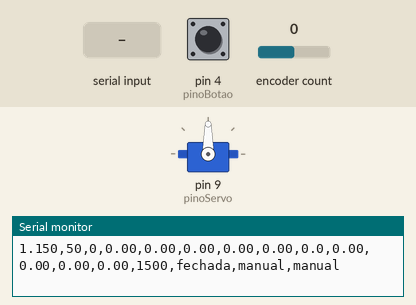
Bench run of a program on a simulated Arduino Mega 2560, built with avr-gcc and run on an emulated ATmega2560. Parts: servo, the last lines printed to the serial monitor. Inputs (shaded band) come from the test bench; at power-on: pin 4 (pinoBotao) HIGH, encoder count 0.

Above: at 1.2 s.
1.3 s: "a\n" received over Serial
At 2.3 s:
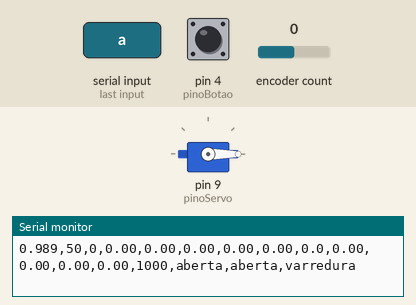
4.3 s: pin 4 (pinoBotao) pulled LOW for 0.15 s
7.3 s: "b,45\n" received over Serial
At 8.1 s:
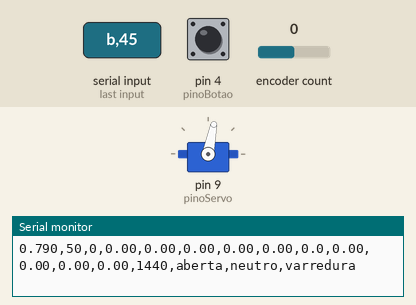
13.3 s: pin 4 (pinoBotao) pulled LOW for 1 s
16.3 s: pin 4 (pinoBotao) pulled LOW for 0.15 s
At 20.0 s:
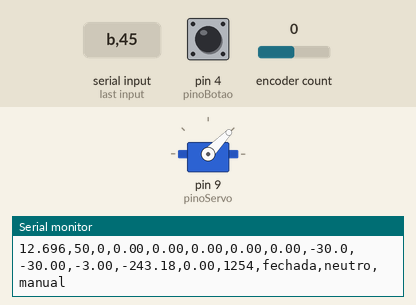
Timing chart, 0 to 20.4 s (numbered marks = the images above; inputs shaded):
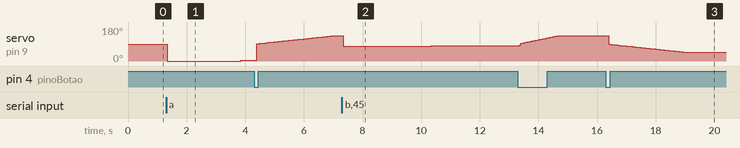

Measured:
- after the input at 1.3 s, servo on pin 9 (pinoServo): 90° → 0° at once, → 4° 2.5 s later
- after the input at 7.3 s, servo on pin 9 (pinoServo): 134° → 79° at once, → 81° 3.0 s later
- after the input at 16.3 s, servo on pin 9 (pinoServo): moves from 135° to 46° over 2.6 s, starting after 0.10 s

The program:

main.cpp
```cpp
// TP4 - Encoder e controle PID de velocidade da roda (Arduino Mega)
//
// Servo SG90 de giro contínuo no D9, encoder (A, B) em D2 e D3.
// Cada linha de dados sai em CSV pela serial (115200 baud); linhas que
// começam com '#' são eventos/condições. Use plot_serial.py para gravar
// e gerar_graficos.py para refazer os gráficos a partir dos arquivos.
//
// Comandos (terminar com Enter):
//   b            busca do neutro: 1440..1560 us em passos de 10 us
//   a            curva em malha aberta: 1000..2000 us em passos de 20 us
//   g [us]       degrau em malha aberta (neutro + us, padrão 150) p/ comparar filtros
//   e            ensaio 1: cinco patamares
//   i            ensaio 2: inversão de sentido
//   r            ensaios 1 e 2 em sequência, no mesmo registro
//   x            para tudo (pulso = neutro)
//   v <mm/s>     setpoint manual em malha fechada
//   p <us>       pulso fixo (malha aberta)
//   kp|ki|kd <x> muda ganho
//   n <us>       muda o neutro (o valor definitivo vai em NEUTRO_MEDIDO)
//   f <0|1>      filtro usado no PID: 0 = passa-baixa (EMA), 1 = média móvel
//   h            mostra a condição atual

#include <Arduino.h>
#include <Servo.h>
#include <Encoder.h>

// ===================== Valores medidos na bancada =====================
// D: diâmetro externo da roda montada, na banda de contato.
// N: ticks contados pelo programa (decodificação X4) em uma volta da roda.
const float D = 46.2;                 // mm
const float N = 288.0;                // ticks / volta da roda
const float k = (PI * D) / N;         // mm/tick (= 0,5040)

// Neutro: pulso em que a roda para. Obtido com o comando "b" (passos de
// 10 us em torno de 1500 us) e confirmado com "a".
// >>> SUBSTITUIR pelo valor encontrado na bancada <<<
const int NEUTRO_MEDIDO = 1500;

// Se a velocidade medida tiver sinal oposto ao do comando (pulso > neutro
// deve dar v > 0), troque os fios A e B (D2 <-> D3) e registre no relatório.
// Esta constante faz a mesma troca em software.
const bool INVERTER_ENCODER = false;

// ===================== Hardware =====================
Encoder encoder(2, 3);
Servo meuServo;
const int pinoServo = 9;
const int pinoBotao = 4;

long lerTicks() {
  long t = encoder.read();
  return INVERTER_ENCODER ? -t : t;
}

// ===================== Pulso e controle =====================
int neutro = NEUTRO_MEDIDO;
const int PULSO_MIN = 1000;
const int PULSO_MAX = 2000;
const float U_MAX = 250.0;            // correção limitada a ±250 us em torno do neutro

// u = kp*e + ki*∫e dt - kd*dv/dt
// e em mm/s, u em us  ->  kp [us/(mm/s)], ki [us/mm], kd [us·s²/mm]
// Ganhos iniciais; os finais saem da sintonia na bancada (tabela no relatório).
float kp = 0.1;
float ki = 3.0;
float kd = 0.0;

float setpoint = 0.0;
float termoI = 0.0;
float erro = 0.0, termoP = 0.0, termoD = 0.0;
int pulso = NEUTRO_MEDIDO;

enum Modo { MALHA_FECHADA, MALHA_ABERTA };
Modo modo = MALHA_FECHADA;

// ===================== Amostragem e filtros =====================
const unsigned long PERIODO = 50;     // ms (nominal); a conta usa o Δt medido
unsigned long tempoAnterior = 0;
long ticksAnteriores = 0;

// Filtro 1: passa-baixa de primeira ordem (média móvel exponencial)
const float ALFA = 0.2;
float velEma = 0.0;

// Filtro 2: média móvel simples
const int JANELA_MM = 5;
float bufMM[JANELA_MM];
int idxMM = 0;
float somaMM = 0.0;
float velMM = 0.0;

enum Filtro { FILTRO_EMA = 0, FILTRO_MM = 1 };
Filtro filtroPID = FILTRO_EMA;        // filtro escolhido para a malha
float velPID = 0.0;

void zerarFiltros() {
  velEma = 0.0;
  for (int j = 0; j < JANELA_MM; j++) bufMM[j] = 0.0;
  idxMM = 0;
  somaMM = 0.0;
  velMM = 0.0;
  velPID = 0.0;
}

// ===================== Ensaios por patamares =====================
// aberto = false: valor é setpoint em mm/s (malha fechada)
// aberto = true : valor é a correção em us somada ao neutro (malha aberta)
struct Patamar { float valor; unsigned long duracao; const char* fase; bool aberto; };

// Patamares escolhidos dentro da curva medida em malha aberta: com ±250 us
// a roda não passa de ~80 mm/s, por isso o último patamar fica abaixo disso.
// Ajustar após levantar a curva com o comando "a".
const unsigned long T_PATAMAR = 6000;
const float V_INVERSAO = 60.0;

const Patamar ESCADA[] = {
  {0,  2000,      "repouso", false},
  {20, T_PATAMAR, "p1",      false},
  {35, T_PATAMAR, "p2",      false},
  {50, T_PATAMAR, "p3",      false},
  {60, T_PATAMAR, "p4",      false},
  {70, T_PATAMAR, "p5",      false},
  {0,  3000,      "fim",     false},
};

// Inversão direta: +V e em seguida -V, sem patamar em zero no meio,
// para a roda passar pela banda morta.
const Patamar INVERSAO[] = {
  {0,           2000,      "repouso",  false},
  {V_INVERSAO,  T_PATAMAR, "positivo", false},
  {-V_INVERSAO, T_PATAMAR, "negativo", false},
  {0,           3000,      "fim",      false},
};

const Patamar RELATORIO[] = {
  {0,           2000,      "repouso",  false},
  {20,          T_PATAMAR, "p1",       false},
  {35,          T_PATAMAR, "p2",       false},
  {50,          T_PATAMAR, "p3",       false},
  {60,          T_PATAMAR, "p4",       false},
  {70,          T_PATAMAR, "p5",       false},
  {0,           3000,      "repouso",  false},
  {V_INVERSAO,  T_PATAMAR, "positivo", false},
  {-V_INVERSAO, T_PATAMAR, "negativo", false},
  {0,           3000,      "fim",      false},
};

// Degrau em malha aberta para comparar os dois filtros no mesmo registro.
Patamar DEGRAU[] = {
  {0,   2000, "repouso", true},
  {150, 6000, "degrau",  true},
  {0,   3000, "fim",     true},
};

#define TAMANHO(a) (sizeof(a) / sizeof(a[0]))

const Patamar* ensaio = nullptr;
int ensaioTam = 0;
int ensaioIdx = 0;
unsigned long ensaioInicio = 0;
unsigned long ensaioT0 = 0;
const char* ensaioNome = "manual";
const char* fase = "manual";

// ===================== Varredura em malha aberta =====================
// Usada na busca do neutro (b) e na curva pulso x velocidade (a).
// Em cada pulso: espera o transitório (descarte) e mede a velocidade média
// pela diferença de ticks no restante da janela.
struct Varredura {
  bool ativa;
  int atual, fim, passo;
  unsigned long duracao, descarte;
  unsigned long inicio;
  bool medindo;
  long ticksIni;
  unsigned long tIni;
};
Varredura varr = {false, 0, 0, 0, 0, 0, 0, false, 0, 0};

// ===================== Botão e serial =====================
const float SETPOINTS_BOTAO[] = {0, 30, 60, -30};
const int NUM_SETPOINTS_BOTAO = TAMANHO(SETPOINTS_BOTAO);
int idxBotao = 0;
int estadoBotaoAnterior = HIGH;
unsigned long ultimoDebounce = 0;
const unsigned long atrasoDebounce = 50;

char bufferCmd[24];
int tamCmd = 0;

// =====================================================================

void definirSetpoint(float sp) {
  // A integral é zerada sempre que o setpoint muda, para não carregar o erro antigo.
  if (sp != setpoint || modo != MALHA_FECHADA) termoI = 0.0;
  setpoint = sp;
  modo = MALHA_FECHADA;
}

void imprimirCabecalho() {
  Serial.println("t_s,dt_ms,ticks,dist_mm,v_bruta,v_ema,v_mm,v_pid,setpoint,erro,P,I,D,pulso,modo,ensaio,fase");
}

void imprimirCondicao() {
  Serial.print("# cond ensaio="); Serial.print(ensaioNome);
  Serial.print(" neutro="); Serial.print(neutro);
  Serial.print(" D="); Serial.print(D, 2);
  Serial.print(" N="); Serial.print(N, 0);
  Serial.print(" k="); Serial.print(k, 4);
  Serial.print(" dt_ms="); Serial.print(PERIODO);
  Serial.print(" kp="); Serial.print(kp, 3);
  Serial.print(" ki="); Serial.print(ki, 3);
  Serial.print(" kd="); Serial.print(kd, 3);
  Serial.print(" filtro="); Serial.print(filtroPID == FILTRO_EMA ? "EMA" : "MM");
  Serial.print(" alfa="); Serial.print(ALFA, 2);
  Serial.print(" janela="); Serial.print(JANELA_MM);
  Serial.print(" U_MAX="); Serial.print(U_MAX, 0);
  if (varr.ativa) {
    Serial.print(" duracao_ms="); Serial.print(varr.duracao);
    Serial.print(" descarte_ms="); Serial.print(varr.descarte);
  }
  Serial.println();
}

void logEvento(const char* msg) {
  Serial.print("# ");
  Serial.print((millis() - ensaioT0) / 1000.0, 2);
  Serial.print(" s: ");
  Serial.print(msg);
  Serial.print(" | ensaio=");
  Serial.print(ensaioNome);
  Serial.print(" fase=");
  Serial.print(fase);
  Serial.print(" setpoint=");
  Serial.print(setpoint);
  Serial.print(" pulso=");
  Serial.println(pulso);
}

// Começa um registro novo: zera encoder, tempo e filtros (roda em repouso).
void iniciarRegistro(const char* nome, unsigned long agora) {
  encoder.write(0);
  ticksAnteriores = 0;
  ensaioT0 = agora;
  ensaioNome = nome;
  zerarFiltros();
  Serial.print("# INICIO ensaio=");
  Serial.println(nome);
  imprimirCondicao();
  imprimirCabecalho();
}

void aplicarPatamar(const Patamar& p) {
  fase = p.fase;
  if (p.aberto) {
    modo = MALHA_ABERTA;
    setpoint = 0.0;
    termoI = 0.0;
    pulso = constrain(neutro + (int)p.valor, PULSO_MIN, PULSO_MAX);
  } else {
    definirSetpoint(p.valor);
  }
}

void iniciarEnsaio(const char* nome, const Patamar* p, int tam, unsigned long agora) {
  varr.ativa = false;
  iniciarRegistro(nome, agora);
  ensaio = p;
  ensaioTam = tam;
  ensaioIdx = 0;
  ensaioInicio = agora;
  aplicarPatamar(p[0]);
  logEvento("PATAMAR");
}

void pararTudo() {
  bool estavaRodando = (ensaio != nullptr) || varr.ativa;
  ensaio = nullptr;
  varr.ativa = false;
  if (estavaRodando) {
    Serial.print("# FIM ensaio=");
    Serial.println(ensaioNome);
  }
  ensaioNome = "manual";
  fase = "manual";
  definirSetpoint(0);
  pulso = neutro;
  logEvento("PARADO");
}

void atualizarEnsaio(unsigned long agora) {
  if (ensaio == nullptr) return;
  if (agora - ensaioInicio < ensaio[ensaioIdx].duracao) return;

  ensaioInicio = agora;
  ensaioIdx++;
  if (ensaioIdx >= ensaioTam) {
    pararTudo();
  } else {
    aplicarPatamar(ensaio[ensaioIdx]);
    logEvento("PATAMAR");
  }
}

void iniciarVarredura(const char* nome, int ini, int fim, int passo,
                      unsigned long duracao, unsigned long descarte, unsigned long agora) {
  ensaio = nullptr;
  varr.ativa = true;
  varr.atual = ini;
  varr.fim = fim;
  varr.passo = passo;
  varr.duracao = duracao;
  varr.descarte = descarte;
  varr.inicio = agora;
  varr.medindo = false;
  iniciarRegistro(nome, agora);
  modo = MALHA_ABERTA;
  setpoint = 0.0;
  termoI = 0.0;
  fase = "varredura";
  pulso = constrain(ini, PULSO_MIN, PULSO_MAX);
  logEvento("PULSO");
}

void atualizarVarredura(unsigned long agora) {
  if (!varr.ativa) return;
  unsigned long decorrido = agora - varr.inicio;

  if (!varr.medindo && decorrido >= varr.descarte) {
    varr.medindo = true;
    varr.ticksIni = lerTicks();
    varr.tIni = agora;
  }
  if (decorrido < varr.duracao) return;

  long dTicks = lerTicks() - varr.ticksIni;
  float janela = (agora - varr.tIni) / 1000.0;
  Serial.print("# MEDIDA pulso="); Serial.print(pulso);
  Serial.print(" v_mm_s="); Serial.print(k * dTicks / janela, 2);
  Serial.print(" ticks="); Serial.print(dTicks);
  Serial.print(" janela_s="); Serial.println(janela, 3);

  varr.atual += varr.passo;
  if ((varr.passo > 0 && varr.atual > varr.fim) || (varr.passo < 0 && varr.atual < varr.fim)) {
    pararTudo();
    return;
  }
  varr.inicio = agora;
  varr.medindo = false;
  pulso = constrain(varr.atual, PULSO_MIN, PULSO_MAX);
  logEvento("PULSO");
}

void executarComando(char* cmd) {
  char* arg = strchr(cmd, ' ');
  bool temArg = (arg != nullptr);
  float valor = temArg ? atof(arg + 1) : 0.0;
  unsigned long agora = millis();

  if (strncmp(cmd, "kp", 2) == 0)      kp = valor;
  else if (strncmp(cmd, "ki", 2) == 0) { ki = valor; termoI = 0.0; }
  else if (strncmp(cmd, "kd", 2) == 0) kd = valor;
  else if (cmd[0] == 'v') { ensaio = nullptr; varr.ativa = false; fase = "manual"; definirSetpoint(valor); }
  else if (cmd[0] == 'n') { neutro = (int)valor; if (modo == MALHA_FECHADA && setpoint == 0) pulso = neutro; }
  else if (cmd[0] == 'p') {
    ensaio = nullptr; varr.ativa = false; fase = "malha_aberta";
    modo = MALHA_ABERTA; setpoint = 0.0; termoI = 0.0;
    pulso = constrain((int)valor, PULSO_MIN, PULSO_MAX);
  }
  else if (cmd[0] == 'f') filtroPID = (valor >= 0.5) ? FILTRO_MM : FILTRO_EMA;
  else if (cmd[0] == 'b') iniciarVarredura("neutro", 1440, 1560, 10, 3000, 1000, agora);
  else if (cmd[0] == 'a') iniciarVarredura("aberta", PULSO_MIN, PULSO_MAX, 20, 2500, 1500, agora);
  else if (cmd[0] == 'g') {
    DEGRAU[1].valor = temArg ? valor : 150.0;
    iniciarEnsaio("degrau", DEGRAU, TAMANHO(DEGRAU), agora);
  }
  else if (cmd[0] == 'e') iniciarEnsaio("escada", ESCADA, TAMANHO(ESCADA), agora);
  else if (cmd[0] == 'i') iniciarEnsaio("inversao", INVERSAO, TAMANHO(INVERSAO), agora);
  else if (cmd[0] == 'r') iniciarEnsaio("relatorio", RELATORIO, TAMANHO(RELATORIO), agora);
  else if (cmd[0] == 'x') pararTudo();
  else if (cmd[0] != 'h') { Serial.print("# comando desconhecido: "); Serial.println(cmd); return; }

  imprimirCondicao();
}

void lerSerial() {
  while (Serial.available()) {
    char c = Serial.read();
    if (c == '\n' || c == '\r') {
      if (tamCmd > 0) {
        bufferCmd[tamCmd] = '\0';
        executarComando(bufferCmd);
        tamCmd = 0;
      }
    } else if (tamCmd < (int)sizeof(bufferCmd) - 1) {
      bufferCmd[tamCmd++] = c;
    }
  }
}

void lerBotao(unsigned long agora) {
  static int estadoEstavel = HIGH;
  int leituraBotao = digitalRead(pinoBotao);

  if (leituraBotao != estadoBotaoAnterior) ultimoDebounce = agora;

  if ((agora - ultimoDebounce) > atrasoDebounce && leituraBotao != estadoEstavel) {
    estadoEstavel = leituraBotao;
    if (estadoEstavel == LOW) {
      idxBotao = (idxBotao + 1) % NUM_SETPOINTS_BOTAO;
      ensaio = nullptr;
      varr.ativa = false;
      fase = "manual";
      definirSetpoint(SETPOINTS_BOTAO[idxBotao]);
    }
  }
  estadoBotaoAnterior = leituraBotao;
}

void imprimirLinha(float t, unsigned long dtMs, long ticks, float dist, float vBruta) {
  Serial.print(t, 3);        Serial.print(',');
  Serial.print(dtMs);        Serial.print(',');
  Serial.print(ticks);       Serial.print(',');
  Serial.print(dist, 2);     Serial.print(',');
  Serial.print(vBruta, 2);   Serial.print(',');
  Serial.print(velEma, 2);   Serial.print(',');
  Serial.print(velMM, 2);    Serial.print(',');
  Serial.print(velPID, 2);   Serial.print(',');
  Serial.print(setpoint, 1); Serial.print(',');
  Serial.print(erro, 2);     Serial.print(',');
  Serial.print(termoP, 2);   Serial.print(',');
  Serial.print(termoI, 2);   Serial.print(',');
  Serial.print(termoD, 2);   Serial.print(',');
  Serial.print(pulso);       Serial.print(',');
  Serial.print(modo == MALHA_FECHADA ? "fechada" : "aberta"); Serial.print(',');
  Serial.print(ensaioNome);  Serial.print(',');
  Serial.println(fase);
}

void setup() {
  Serial.begin(115200);
  pinMode(pinoBotao, INPUT_PULLUP);

  meuServo.attach(pinoServo, PULSO_MIN, PULSO_MAX);
  pulso = neutro;
  meuServo.writeMicroseconds(pulso);

  zerarFiltros();
  tempoAnterior = millis();
  Serial.println("# comandos: b (busca neutro), a (malha aberta), g [us] (degrau filtros), e (escada), i (inversao), r (e+i), x (parar), v <mm/s>, p <us>, kp/ki/kd <x>, n <us>, f <0|1>, h");
  imprimirCondicao();
  imprimirCabecalho();
}

void loop() {
  unsigned long tempoAtual = millis();

  lerSerial();
  lerBotao(tempoAtual);
  atualizarEnsaio(tempoAtual);
  atualizarVarredura(tempoAtual);

  if (tempoAtual - tempoAnterior < PERIODO) return;

  // Δt real entre as duas leituras (não o nominal)
  unsigned long dtMs = tempoAtual - tempoAnterior;
  float dt = dtMs / 1000.0;
  tempoAnterior = tempoAtual;

  long ticksAtuais = lerTicks();
  float distancia = k * ticksAtuais;                         // s = k·ticks (sem filtro)
  float velBruta = k * (ticksAtuais - ticksAnteriores) / dt; // v = Δs/Δt
  ticksAnteriores = ticksAtuais;

  // Os dois filtros rodam sempre, para poderem ser comparados no mesmo registro.
  velEma += ALFA * (velBruta - velEma);
  somaMM += velBruta - bufMM[idxMM];
  bufMM[idxMM] = velBruta;
  idxMM = (idxMM + 1) % JANELA_MM;
  velMM = somaMM / JANELA_MM;

  float velPIDAnterior = velPID;
  velPID = (filtroPID == FILTRO_EMA) ? velEma : velMM;

  erro = setpoint - velPID;
  termoP = 0.0;
  termoD = 0.0;
  if (modo == MALHA_FECHADA) {
    float u = 0.0;
    if (setpoint == 0.0) {
      termoI = 0.0;
    } else {
      termoP = kp * erro;
      // Derivativo sobre a velocidade filtrada (não sobre o erro)
      termoD = -kd * (velPID - velPIDAnterior) / dt;

      // Integral limitada e com integração condicional (anti-windup):
      // não acumula quando a saída já está saturada no sentido do erro.
      float iNovo = constrain(termoI + ki * erro * dt, -U_MAX, U_MAX);
      float uTeste = termoP + iNovo + termoD;
      bool saturaCima  = (uTeste >  U_MAX) && (erro > 0);
      bool saturaBaixo = (uTeste < -U_MAX) && (erro < 0);
      if (!saturaCima && !saturaBaixo) termoI = iNovo;

      u = constrain(termoP + termoI + termoD, -U_MAX, U_MAX);
    }
    pulso = constrain(neutro + (int)round(u), PULSO_MIN, PULSO_MAX);
  }
  meuServo.writeMicroseconds(pulso);

  imprimirLinha((tempoAtual - ensaioT0) / 1000.0, dtMs, ticksAtuais, distancia, velBruta);
}
```
